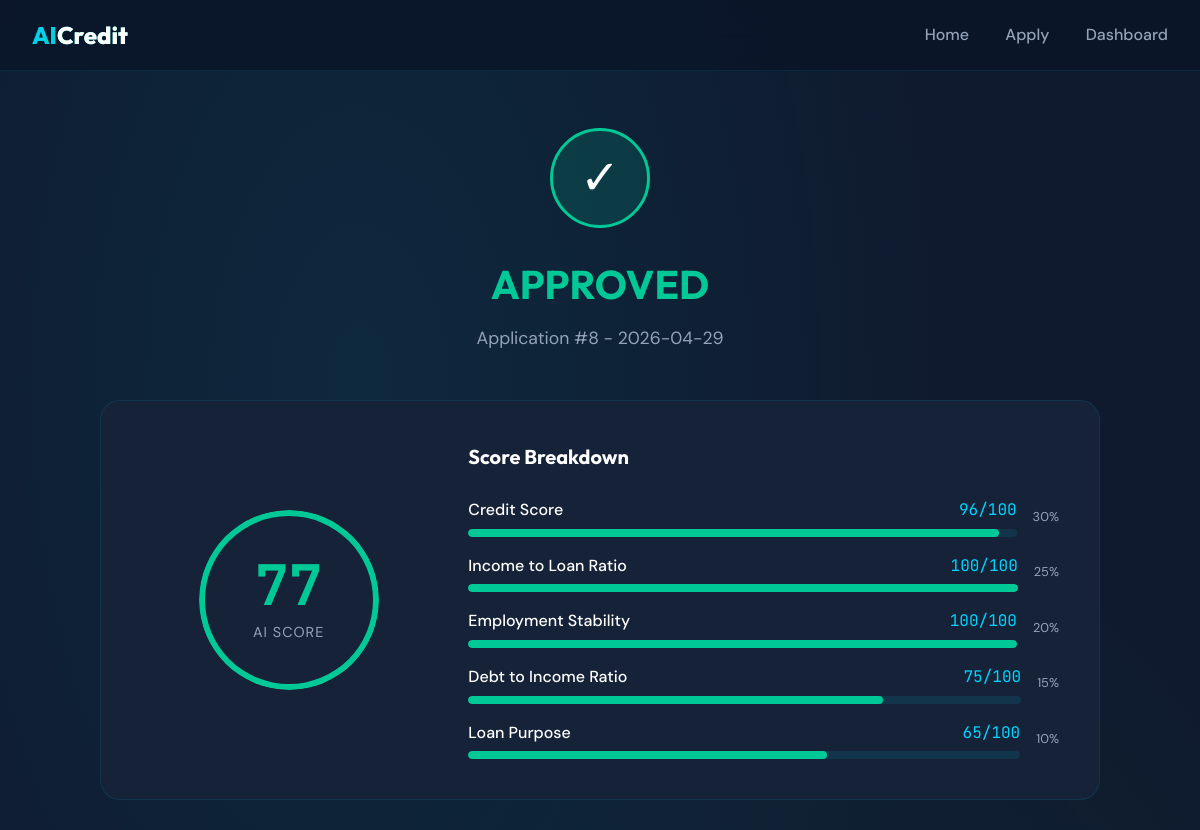
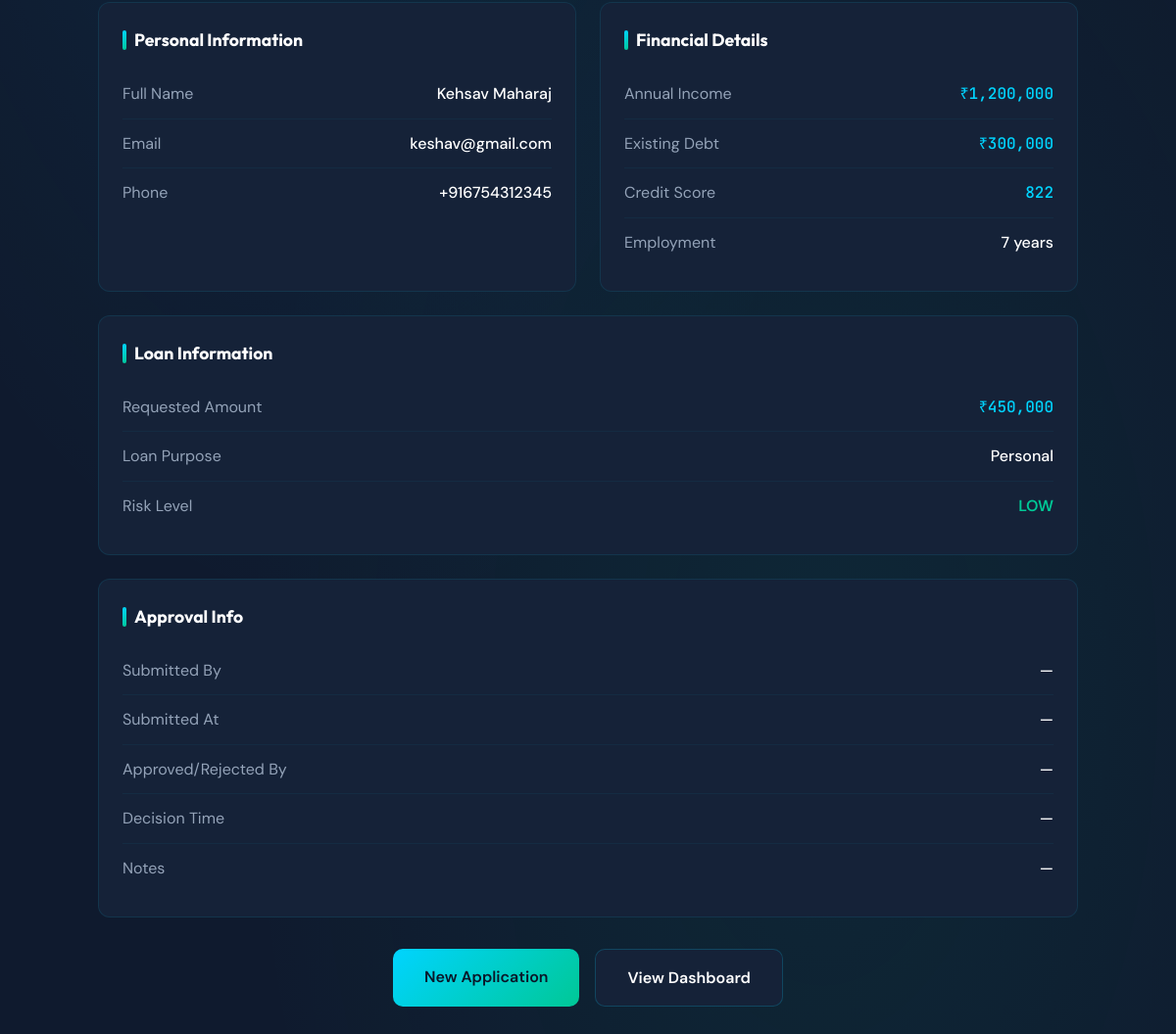
/result/8, run on the app's committed database (2 pictures, top to bottom).
### tables this page shows
CREATE TABLE applications (
                id INTEGER PRIMARY KEY AUTOINCREMENT,
                applicant_name TEXT NOT NULL,
                email TEXT NOT NULL,
                phone TEXT NOT NULL,
                annual_income REAL NOT NULL,
                credit_score INTEGER NOT NULL,
                loan_amount REAL NOT NULL,
                loan_purpose TEXT NOT NULL,
                employment_years INTEGER NOT NULL,
                existing_debt REAL NOT NULL,
                ai_score REAL,
                risk_level TEXT,
                status TEXT DEFAULT 'PENDING',
                created_at DATETIME DEFAULT CURRENT_TIMESTAMP
            , submitted_by TEXT, submitted_at DATETIME, approved_by TEXT, approved_at DATETIME, approval_notes TEXT);

### app.py (the view)
@app.route('/result/<int:id>')
def result(id):
    db = get_db()
    app = db.execute('SELECT * FROM applications WHERE id = ?', (id,)).fetchone()
    if app is None:
        return "Application not found", 404
    credit_score = app['credit_score']
    annual_income = app['annual_income']
    loan_amount = app['loan_amount']
    employment_years = app['employment_years']
    existing_debt = app['existing_debt']
    loan_purpose = app['loan_purpose']
    components = {
        'credit_score': {
            'name': 'Credit Score',
            'value': min(100, (credit_score / 850) * 100),
            'weight': 30,
            'display': f'{credit_score} (300-850)'
        },
        'income_loan_ratio': {
            'name': 'Income to Loan Ratio',
            'value': min(100, (annual_income / loan_amount * 100) if loan_amount > 0 else 0),
            'weight': 25,
            'display': f'₹{annual_income:,.0f} / ₹{loan_amount:,.0f}'
        },
        'employment': {
            'name': 'Employment Stability',
            'value': min(100, (employment_years / 5) * 100),
            'weight': 20,
            'display': f'{employment_years} years'
        },
        'debt_ratio': {
            'name': 'Debt to Income Ratio',
            'value': min(100, max(0, 100 - (existing_debt / annual_income * 100))) if annual_income > 0 else 0,
            'weight': 15,
            'display': f'${existing_debt:,.0f} / ${annual_income:,.0f}'
        },
        'purpose': {
            'name': 'Loan Purpose',
            'value': {'home': 90, 'business': 80, 'education': 85, 'debt_consolidation': 70,
                     'medical': 75, 'vehicle': 80, 'personal': 65, 'other': 60}.get(loan_purpose, 60),
            'weight': 10,
            'display': loan_purpose.title()
        }
    }
    return render_template('result.html', application=app, components=components)

### app.py (called while the page is built)
def get_db():
    db = getattr(g, '_database', None)
    if db is None:
        db = g._database = sqlite3.connect(DATABASE)
        db.row_factory = sqlite3.Row
    return db

@app.teardown_appcontext
def close_connection(exception):
    db = getattr(g, '_database', None)
    if db is not None:
        db.close()

### templates/result.html (shortened to what this page needs)
<!DOCTYPE html>
<html lang="en">
<head>
</head>
<body>
    <header>
        <div class="nav-container">
            <div class="logo">AI<span>Credit</span></div>
            <nav>
                <a href="/">Home</a>
                <a href="/apply">Apply</a>
                <a href="/dashboard">Dashboard</a>
            </nav>
        </div>
    </header>
    <main class="main">
        <div class="container">
            <div class="result-header">
                <div class="result-icon {{ application.status|lower }}">
                    {% if application.status == 'APPROVED' %}✓{% elif application.status == 'PENDING' %}⏳{% else %}✗{% endif %}
                </div>
                <h1 class="result-title {{ application.status|lower }}">{{ application.status }}</h1>
                <p class="result-subtitle">Application #{{ application.id }} - {{ application.created_at[:10] }}</p>
            </div>
            <div class="score-display">
                <div class="main-score">
                    <div class="score-circle {{ application.status|lower }}">
                        <div class="score-value">{{ application.ai_score|int }}</div>
                        <div class="score-label">AI Score</div>
                    </div>
                </div>
                <div class="score-breakdown">
                    <h3>Score Breakdown</h3>
                    <div class="breakdown-items">
                        {% for key, comp in components.items() %}
                        <div class="breakdown-item">
                            <div class="breakdown-info">
                                <div class="breakdown-header">
                                    <span class="breakdown-name">{{ comp.name }}</span>
                                    <span class="breakdown-value">{{ comp.value|int }}/100</span>
                                </div>
                                <div class="breakdown-bar">
                                    <div class="breakdown-fill {{ application.status|lower }}" style="width: {{ comp.value }}%"></div>
                                </div>
                            </div>
                            <span class="breakdown-weight">{{ comp.weight }}%</span>
                        </div>
                        {% endfor %}
                    </div>
                </div>
            </div>
            <div class="details-grid">
                <div class="detail-card">
                    <h3>Personal Information</h3>
                    <div class="detail-row">
                        <span class="detail-label">Full Name</span>
                        <span class="detail-value">{{ application.applicant_name }}</span>
                    </div>
                    <div class="detail-row">
                        <span class="detail-label">Email</span>
                        <span class="detail-value">{{ application.email }}</span>
                    </div>
                    <div class="detail-row">
                        <span class="detail-label">Phone</span>
                        <span class="detail-value">{{ application.phone }}</span>
                    </div>
                </div>
                <div class="detail-card">
                    <h3>Financial Details</h3>
                    <div class="detail-row">
                        <span class="detail-label">Annual Income</span>
                        <span class="detail-value mono">₹{{ "{:,.0f}".format(application.annual_income) }}</span>
                    </div>
                    <div class="detail-row">
                        <span class="detail-label">Existing Debt</span>
                        <span class="detail-value mono">₹{{ "{:,.0f}".format(application.existing_debt) }}</span>
                    </div>
                    <div class="detail-row">
                        <span class="detail-label">Credit Score</span>
                        <span class="detail-value mono">{{ application.credit_score }}</span>
                    </div>
                    <div class="detail-row">
                        <span class="detail-label">Employment</span>
                        <span class="detail-value">{{ application.employment_years }} years</span>
                    </div>
                </div>
                <div class="detail-card full-width">
                    <h3>Loan Information</h3>
                    <div class="detail-row">
                        <span class="detail-label">Requested Amount</span>
                        <span class="detail-value mono">₹{{ "{:,.0f}".format(application.loan_amount) }}</span>
                    </div>
                    <div class="detail-row">
                        <span class="detail-label">Loan Purpose</span>
                        <span class="detail-value">{{ application.loan_purpose|title }}</span>
                    </div>
                    <div class="detail-row">
                        <span class="detail-label">Risk Level</span>
                        <span class="detail-value" style="color: {% if application.risk_level == 'LOW' %}var(--accent){% elif application.risk_level == 'MEDIUM' %}var(--warning){% else %}var(--danger){% endif %}; font-weight: 600;">{{ application.risk_level }}</span>
                    </div>
                </div>
                <div class="detail-card full-width">
                    <h3>Approval Info</h3>
                    <div class="detail-row">
                        <span class="detail-label">Submitted By</span>
                        <span class="detail-value">{{ application.submitted_by or '—' }}</span>
                    </div>
                    <div class="detail-row">
                        <span class="detail-label">Submitted At</span>
                        <span class="detail-value">{{ application.submitted_at[:19] if application.submitted_at else '—' }}</span>
                    </div>
                    <div class="detail-row">
                        <span class="detail-label">Approved/Rejected By</span>
                        <span class="detail-value">{{ application.approved_by or '—' }}</span>
                    </div>
                    <div class="detail-row">
                        <span class="detail-label">Decision Time</span>
                        <span class="detail-value">{{ application.approved_at[:19] if application.approved_at else '—' }}</span>
                    </div>
                    <div class="detail-row">
                        <span class="detail-label">Notes</span>
                        <span class="detail-value">{{ application.approval_notes or '—' }}</span>
                    </div>
                </div>
            </div>
            <div class="actions">
                <a href="/apply" class="btn btn-primary">New Application</a>
                <a href="/dashboard" class="btn btn-secondary">View Dashboard</a>
            </div>
        </div>
    </main>
</body>
</html>

### data on the page
applications: status "APPROVED", id "8", created_at "2026-04-29", ai_score "77", applicant_name "Kehsav Maharaj", email "keshav@gmail.com", phone "+916754312345", annual_income "1,200,000", existing_debt "300,000", credit_score "822", employment_years "7", loan_amount "450,000", loan_purpose "Personal", risk_level "LOW"

### other printed values
{{ comp.name }} "Credit Score" "Income to Loan Ratio" "Employment Stability" "Debt to Income Ratio" "Loan Purpose"
{{ comp.value|int }} "96" "100" "100" "75" "65"
{{ comp.weight }} "30" "25" "20" "15" "10"
{{ application.submitted_by or '—' }} "—"
{{ application.submitted_at[:19] if application.submitted_at else '—' }} "—"
{{ application.approved_by or '—' }} "—"
{{ application.approved_at[:19] if application.approved_at else '—' }} "—"
{{ application.approval_notes or '—' }} "—"
